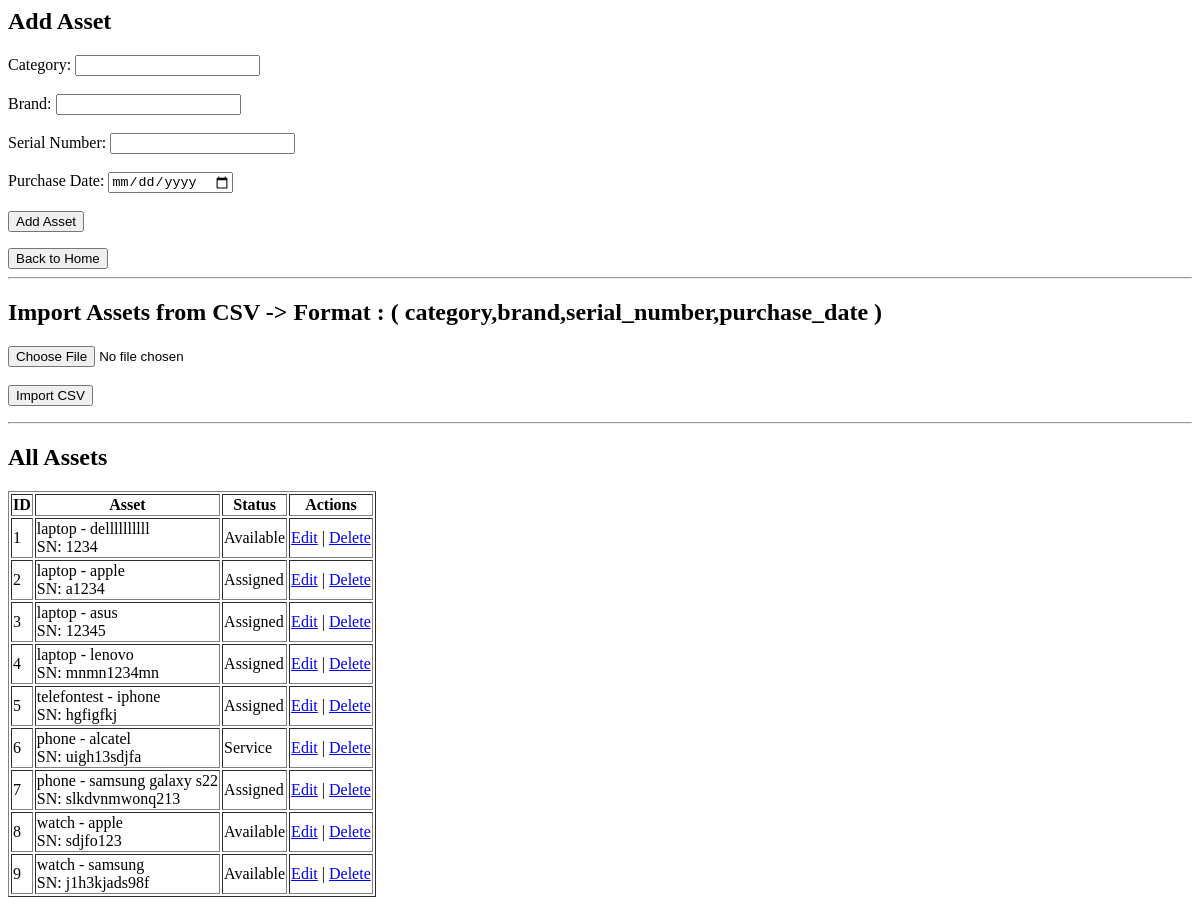
The page /assets/add on the database as committed earlier.
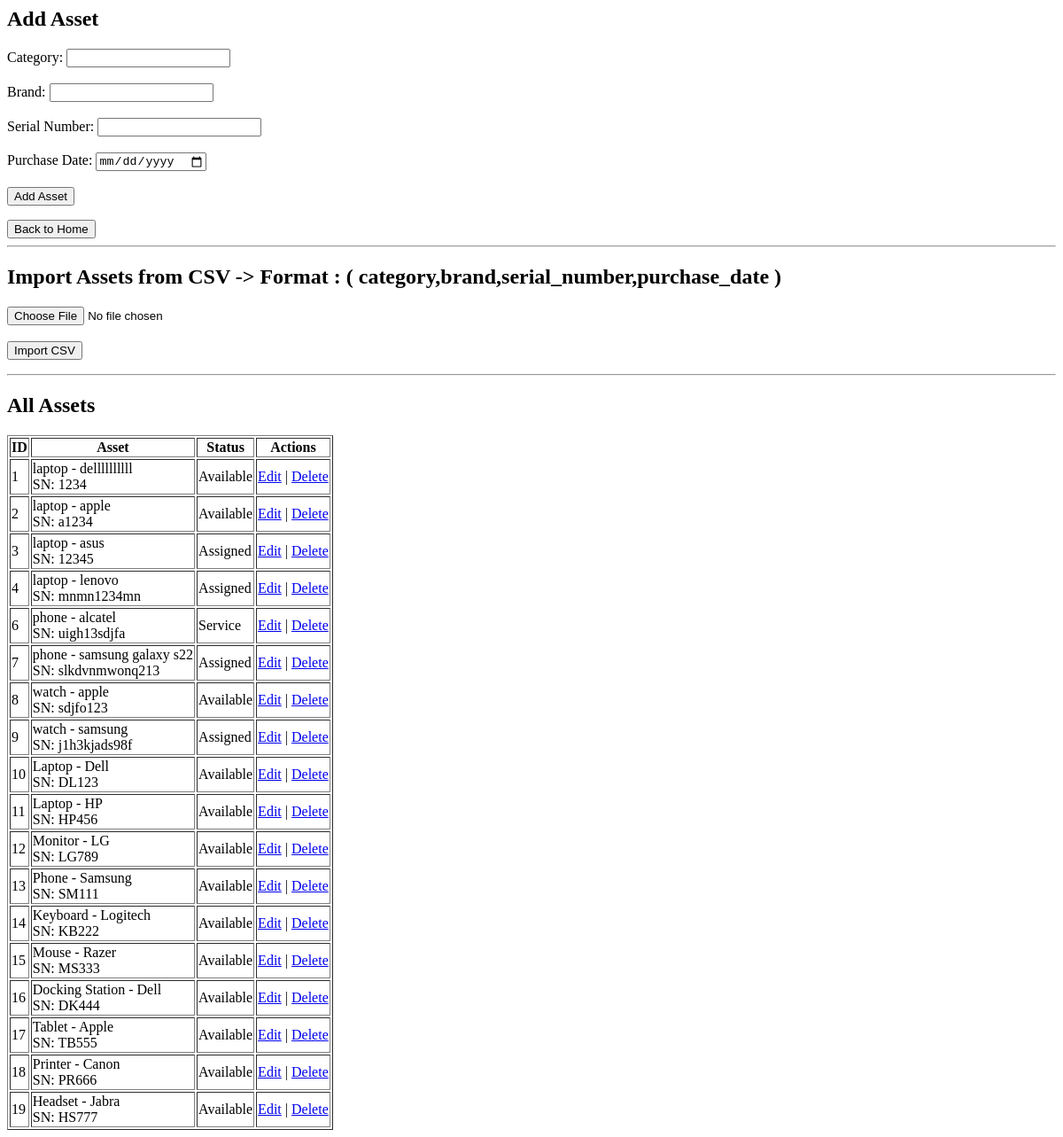
The same page on the database as committed later.
### tables this page shows
CREATE TABLE assets (
        id INTEGER PRIMARY KEY AUTOINCREMENT,
        category TEXT,
        brand TEXT,
        serial_number TEXT UNIQUE,
        status TEXT NOT NULL DEFAULT 'Available',
        purchase_date TEXT
    );

### routes/assets.py (the view, shortened to what this page needs)
    @app.route("/assets/add", methods=["GET", "POST"])
    def add_asset_route():
        assets = get_all_assets()
        return render_template("assets/add.html",assets=assets)

### services/add_assets.py (called while the page is built)
def get_all_assets():
    conn = sqlite3.connect(DB_PATH)
    conn.row_factory = sqlite3.Row
    cursor = conn.cursor()
    cursor.execute("SELECT * FROM assets")
    data = cursor.fetchall()
    conn.close()
    return data

### templates/assets/add.html
<h2>Add Asset</h2>
<form method="POST">
    <label>Category:</label>
    <input type="text" name="category"><br>
    <br>
    <label>Brand:</label>
    <input type="text" name="brand"><br>
    <br>
    <label>Serial Number:</label>
    <input type="text" name="serial_number"><br>
    <br>
    <label>Purchase Date:</label>
    <input type="date" name="purchase_date"><br>
    <br>
    <button type="submit">Add Asset</button>
</form>
    <button onclick="window.location.href='/'">Back to Home</button>
<hr>
<h2>Import Assets from CSV -> Format : ( category,brand,serial_number,purchase_date )</h2>
<form method="POST" enctype="multipart/form-data">
    <input type="file" name="csv_file" accept=".csv" required>
    <br><br>
    <button type="submit" name="import_csv">Import CSV</button>
</form>
<hr>
<h2>All Assets</h2>
<table border="1">
    <tr>
        <th>ID</th>
        <th>Asset</th>
        <th>Status</th>
        <th>Actions</th>
    </tr>
    {% for asset in assets %}
    <tr>
        <td>{{ asset["id"] }}</td>
        <td>
            {{ asset["category"] }} - {{ asset["brand"] }}<br>
            SN: {{ asset["serial_number"] }}
        </td>
        <td>{{ asset["status"] }}</td>
        <td>
            <a href="/assets/edit/{{ asset['id'] }}">Edit</a> |
            <a href="/assets/delete/{{ asset['id'] }}">Delete</a>
        </td>
    </tr>
    {% endfor %}
</table>

Rows that differ between the two databases and show on the page:
removed assets: id "5", category "telefontest", brand "iphone", serial_number "hgfigfkj", status "Assigned"
changed assets id 2: status "Assigned" → "Available"
changed assets "samsung": status "Available" → "Assigned"
added assets: id "10", category "Laptop", brand "Dell", serial_number "DL123", status "Available"
added assets: id "11", category "Laptop", brand "HP", serial_number "HP456", status "Available"
added assets: id "12", category "Monitor", brand "LG", serial_number "LG789", status "Available"
added assets: id "13", category "Phone", brand "Samsung", serial_number "SM111", status "Available"
added assets: id "14", category "Keyboard", brand "Logitech", serial_number "KB222", status "Available"
added assets: id "15", category "Mouse", brand "Razer", serial_number "MS333", status "Available"
added assets: id "16", category "Docking Station", brand "Dell", serial_number "DK444", status "Available"
added assets: id "17", category "Tablet", brand "Apple", serial_number "TB555", status "Available"
added assets: id "18", category "Printer", brand "Canon", serial_number "PR666", status "Available"
added assets: id "19", category "Headset", brand "Jabra", serial_number "HS777", status "Available"
